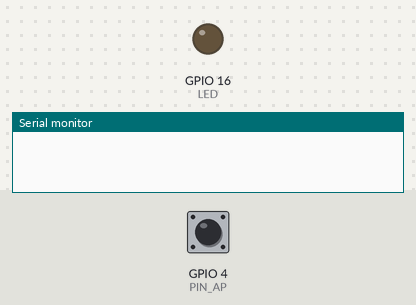
Simulated run of this sketch. Board: ESP8266 (NodeMCU). Shown: output pins drawn as LEDs (lit = HIGH), the last lines printed to the serial monitor. Dashed ring = blinking. Inputs (shaded band) come from the test bench; at power-on: GPIO 4 (PIN_AP) HIGH. WiFi joins after 1.5 s; servers stay silent unless stated.

Above: at 0.1 s.
At 2.7 s:
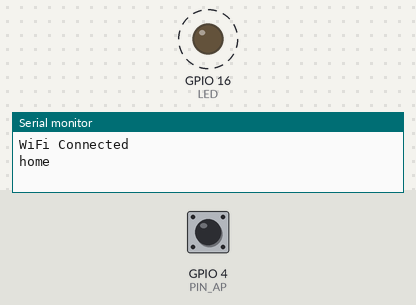
2.8 s: GPIO 4 (PIN_AP) pulled LOW for 0.15 s
Timing chart, 0 to 11.8 s (numbered marks = the images above; inputs shaded):
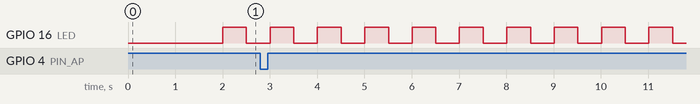

Measured:
- by itself, GPIO 16 (LED): alternates HIGH for 0.50 s and LOW for 0.50 s

The sketch:

Wifi.ino
```cpp
#if defined(ESP8266)
#include <ESP8266WiFi.h>          //https://github.com/esp8266/Arduino
#else
#include <WiFi.h>          //https://github.com/esp8266/Arduino
#endif

#if defined(ESP8266)
#include <ESP8266WebServer.h>
#else
#include <WebServer.h>
#endif

#include <DNSServer.h>
#include <WiFiManager.h>         //https://github.com/tzapu/WiFiManager
#include <PubSubClient.h>
#include <SoftwareSerial.h>


#define LED 16
#define PIN_AP 4

WiFiClient espClient;

void setup() {
  Serial.begin(115200);
  pinMode(PIN_AP, INPUT_PULLUP);
  pinMode(LED, OUTPUT);
  WiFiManager wifiManager;
  wifiManager.autoConnect("ESP32configue");
  Serial.println("WiFi Connected");
  Serial.println(wifiManager.getWiFiSSID(true));
  Serial.println(wifiManager.getWiFiPass(true));

}

void loop() {
      WiFiManager wifiManager;
  if ( digitalRead(PIN_AP) == LOW) {
      Serial.println("resetar"); //tenta abrir o portal
      if(!wifiManager.startConfigPortal("ESP32configue")){
        Serial.println("Falha ao conectar");
        wifiManager.resetSettings();
        delay(2000);
        ESP.restart();
        delay(1000);
      }
  }
  if ((WiFi.status() == WL_CONNECTED))
  {
    static int lastLed = millis();
    if(millis() - lastLed > 500){
       digitalWrite(LED, HIGH);}
    if(millis() - lastLed > 1000){
       digitalWrite(LED, LOW);
       lastLed = millis();
       }
  }
  else{}
}
```
